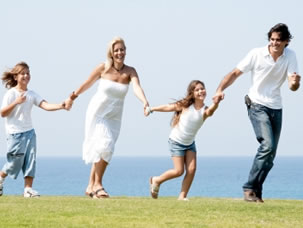
#> input picture image_transformations/test.jpg, 303 x 228 px
$ python image_transformations.py
#> lines starting #> are read from the running program, lines starting #| are printed output that depends on the picture
import cv2
import numpy as np
class ImageTransformations():
    def __init__(self, image_path):
#> called with image_path = 'test.jpg'
        self.img = cv2.imread(image_path)
#> self.img is the input picture: shape (228, 303, 3); mean B, G, R 198.1, 201.3, 193.9

    def translation(self, x, y):
        # -x --> left
        # +x --> right
        # -y --> up
        # +y --> down
#> called with x = 100, y = 100
        translationMatrix = np.float32([[1,0,x],[0,1,y]])
        dimensions = (self.img.shape[1], self.img.shape[0])
#> dimensions = (303, 228)
        self.img_out = cv2.warpAffine(self.img, translationMatrix, dimensions)
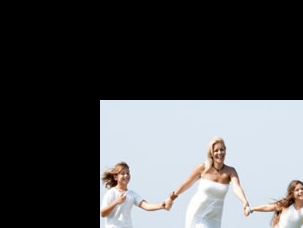
#> self.img_out: shape (228, 303, 3); mean B, G, R 83, 81.2, 80

    def rotation(self, angle):
#> called with angle = 45
        height, width = self.img.shape[:2]
#> height = 228; width = 303
        # Rotation point
        mid_point = (height//2, width//2)
#> mid_point = (114, 151)
        rot_mat = cv2.getRotationMatrix2D(mid_point, angle, 1)
        self.img_out = cv2.warpAffine(self.img, rot_mat, (width, height))
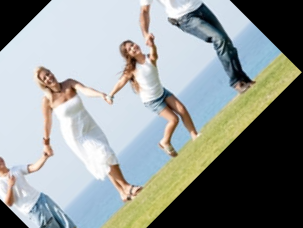
#> self.img_out: shape (228, 303, 3); mean B, G, R 148.6, 150.8, 145

    def flipping(self, type_flip):
        """
        type_flip:
        0 - xoay ngang
        1 - xoay doc
        -1 - xoay ca ngang lan doc
        """
#> called with type_flip = -1
        self.img_out = cv2.flip(self.img, type_flip)
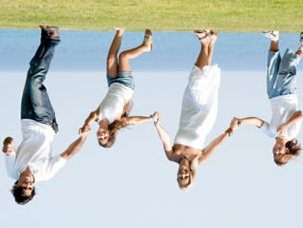
#> self.img_out: shape (228, 303, 3); mean B, G, R 198.1, 201.3, 193.9

if __name__ == "__main__":
    it = ImageTransformations('test.jpg')
    cv2.imshow('original', it.img)

    it.translation(100, 100)
    cv2.imshow('translation', it.img_out)

    it.rotation(45)
    cv2.imshow('rotation', it.img_out)

    it.flipping(-1)
    cv2.imshow('flipping', it.img_out)
    cv2.waitKey(0)
